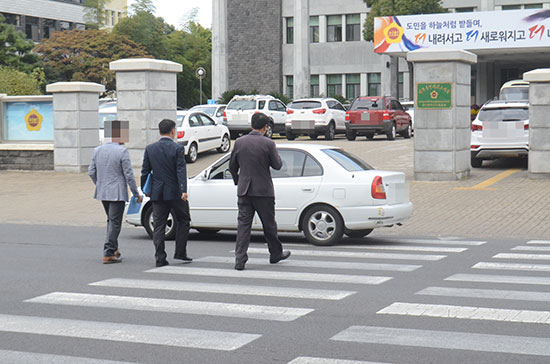
#> input picture 2026-10-13/images/1974230_110132_2918.jpg, 550 x 364 px; its folder holds only this picture in this run
$ python yolov8_anno.py
#> lines starting #> are read from the running program, lines starting #| are printed output that depends on the picture; after the words box and inside, x2 and y2 are one past the last pixel; in counts of white or black regions, pixels touching at a corner belong together
import cv2
import numpy as np
from pathlib import Path


# ============================================================
# 설정
# ============================================================

IMAGE_DIR = Path("images")
LABEL_DIR = Path("labels")

CLASSES = [
    "helmet",
    "no_helmet",
]

IMAGE_EXTENSIONS = {".jpg", ".jpeg", ".png", ".bmp"}

# UI 크기
VIEW_WIDTH = 760
VIEW_HEIGHT = 600
PANEL_WIDTH = 300

WINDOW_WIDTH = VIEW_WIDTH + PANEL_WIDTH
WINDOW_HEIGHT = VIEW_HEIGHT


# 클래스별 Bounding Box 색상
CLASS_COLORS = [
    (0, 255, 0),      # helmet
    (0, 100, 255),    # no_helmet
]


# ============================================================
# 데이터 준비
# ============================================================

LABEL_DIR.mkdir(parents=True, exist_ok=True)

if not IMAGE_DIR.exists():
    raise FileNotFoundError(
        f"images 폴더가 없습니다.\n"
        f"현재 찾는 위치: {IMAGE_DIR.resolve()}"
    )

images = sorted(
    p for p in IMAGE_DIR.iterdir()
    if p.suffix.lower() in IMAGE_EXTENSIONS
)

if not images:
    raise FileNotFoundError(
        f"{IMAGE_DIR.resolve()} 안에 이미지가 없습니다."
    )


# ============================================================
# 상태값
# ============================================================

current_index = 0
current_class = 0

image = None

boxes = []

drawing = False

start_x = 0
start_y = 0

mouse_x = 0
mouse_y = 0

display_scale = 1.0
display_width = 0
display_height = 0

offset_x = 0
offset_y = 0

buttons = []


# ============================================================
# 라벨 불러오기
# ============================================================

def load_labels(image_path, image_width, image_height):

    label_path = LABEL_DIR / f"{image_path.stem}.txt"

    loaded_boxes = []

    if not label_path.exists():
        return loaded_boxes

    with open(label_path, "r", encoding="utf-8") as f:

        for line in f:

            parts = line.strip().split()

            if len(parts) != 5:
                continue

            class_id = int(parts[0])

            x_center = float(parts[1])
            y_center = float(parts[2])

            box_width = float(parts[3])
            box_height = float(parts[4])

            x1 = int(
                (x_center - box_width / 2)
                * image_width
            )

            y1 = int(
                (y_center - box_height / 2)
                * image_height
            )

            x2 = int(
                (x_center + box_width / 2)
                * image_width
            )

            y2 = int(
                (y_center + box_height / 2)
                * image_height
            )

            loaded_boxes.append(
                (
                    class_id,
                    x1,
                    y1,
                    x2,
                    y2
                )
            )

    return loaded_boxes


# ============================================================
# YOLO 라벨 저장
# ============================================================

def save_labels():

    if image is None:
        return

    image_height, image_width = image.shape[:2]

    image_path = images[current_index]

    label_path = (
        LABEL_DIR
        / f"{image_path.stem}.txt"
    )

    with open(
        label_path,
        "w",
        encoding="utf-8"
    ) as f:

        for (
            class_id,
            x1,
            y1,
            x2,
            y2
        ) in boxes:

            x_center = (
                (x1 + x2) / 2
            ) / image_width

            y_center = (
                (y1 + y2) / 2
            ) / image_height

            box_width = (
                abs(x2 - x1)
            ) / image_width

            box_height = (
                abs(y2 - y1)
            ) / image_height

            f.write(
                f"{class_id} "
                f"{x_center:.6f} "
                f"{y_center:.6f} "
                f"{box_width:.6f} "
                f"{box_height:.6f}\n"
            )

    print("Saved:", label_path)


# ============================================================
# 이미지 불러오기
# ============================================================

def load_image():

    global image
    global boxes

    global display_scale
    global display_width
    global display_height

    global offset_x
    global offset_y

    image_path = images[current_index]

    image = cv2.imread(
        str(image_path)
    )
#> image is the input picture: shape (364, 550, 3); mean B, G, R 156.4, 156.7, 156.1

    if image is None:
        raise ValueError(
            f"이미지를 읽을 수 없습니다: "
            f"{image_path}"
        )

    height, width = image.shape[:2]
#> height = 364; width = 550

    # 이미지가 VIEW 영역 안에 들어오도록 축소
    display_scale = min(
        VIEW_WIDTH / width,
        VIEW_HEIGHT / height,
        1.0
    )
#> display_scale = 1

    display_width = int(
        width * display_scale
    )
#> display_width = 550

    display_height = int(
        height * display_scale
    )
#> display_height = 364

    # 가운데 정렬
    offset_x = (
        VIEW_WIDTH - display_width
    ) // 2
#> offset_x = 105

    offset_y = (
        VIEW_HEIGHT - display_height
    ) // 2
#> offset_y = 118

    boxes = load_labels(
        image_path,
        width,
        height
    )
#> boxes = []


# ============================================================
# 좌표 변환
# ============================================================

# [73 lines left out: functions original_to_screen, screen_to_original, mouse_inside_image, not called in this run]


# ============================================================
# 버튼
# ============================================================

def draw_button(
    canvas,
    text,
    x,
    y,
    width,
    height,
    action,
    selected=False,
    danger=False
):

    if selected:
        bg = (0, 170, 0)

    elif danger:
        bg = (70, 70, 180)

    else:
        bg = (70, 70, 70)

    cv2.rectangle(
        canvas,
        (x, y),
        (
            x + width,
            y + height
        ),
        bg,
        -1
    )

    cv2.rectangle(
        canvas,
        (x, y),
        (
            x + width,
            y + height
        ),
        (180, 180, 180),
        1
    )

    cv2.putText(
        canvas,
        text,
        (
            x + 12,
            y + int(height * 0.68)
        ),
        cv2.FONT_HERSHEY_SIMPLEX,
        0.55,
        (255, 255, 255),
        1,
        cv2.LINE_AA
    )

    buttons.append(
        {
            "rect": (
                x,
                y,
                x + width,
                y + height
            ),
            "action": action
        }
    )


# ============================================================
# 화면 그리기
# ============================================================

def redraw():

    global buttons

    buttons = []

    # 전체 프로그램 배경
    canvas = np.full(
        (
            WINDOW_HEIGHT,
            WINDOW_WIDTH,
            3
        ),
        30,
        dtype=np.uint8
    )

    # --------------------------------------------------------
    # 이미지 표시
    # --------------------------------------------------------

    resized = cv2.resize(
        image,
        (
            display_width,
            display_height
        )
    )

    canvas[
        offset_y:
        offset_y + display_height,

        offset_x:
        offset_x + display_width
    ] = resized
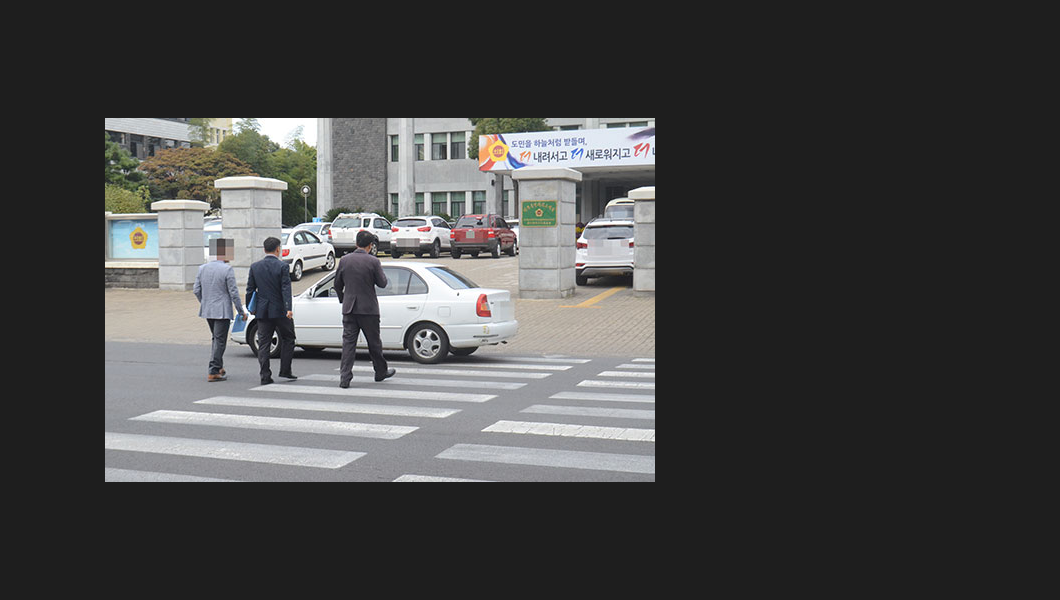
#> canvas: shape (600, 1060, 3); mean B, G, R 69.8, 69.9, 69.7


    # --------------------------------------------------------
    # 저장된 Bounding Box
    # --------------------------------------------------------

    for (
        class_id,
        x1,
        y1,
        x2,
        y2
    ) in boxes:

        sx1, sy1 = original_to_screen(
            x1,
            y1
        )

        sx2, sy2 = original_to_screen(
            x2,
            y2
        )

        color = CLASS_COLORS[
            class_id % len(CLASS_COLORS)
        ]

        cv2.rectangle(
            canvas,
            (sx1, sy1),
            (sx2, sy2),
            color,
            2
        )

        label = CLASSES[class_id]

        # 라벨 배경
        text_size, _ = cv2.getTextSize(
            label,
            cv2.FONT_HERSHEY_SIMPLEX,
            0.55,
            2
        )

        label_y = max(
            sy1,
            22
        )

        cv2.rectangle(
            canvas,
            (
                sx1,
                label_y - 22
            ),
            (
                sx1 + text_size[0] + 8,
                label_y
            ),
            color,
            -1
        )

        cv2.putText(
            canvas,
            label,
            (
                sx1 + 4,
                label_y - 5
            ),
            cv2.FONT_HERSHEY_SIMPLEX,
            0.55,
            (0, 0, 0),
            2,
            cv2.LINE_AA
        )


    # --------------------------------------------------------
    # 현재 그리는 박스
    # --------------------------------------------------------

    if drawing:

        sx1, sy1 = original_to_screen(
            start_x,
            start_y
        )

        sx2, sy2 = original_to_screen(
            mouse_x,
            mouse_y
        )

        cv2.rectangle(
            canvas,
            (sx1, sy1),
            (sx2, sy2),
            (0, 255, 255),
            2
        )


    # ========================================================
    # 오른쪽 패널
    # ========================================================

    panel_x = VIEW_WIDTH

    cv2.rectangle(
        canvas,
        (
            panel_x,
            0
        ),
        (
            WINDOW_WIDTH,
            WINDOW_HEIGHT
        ),
        (45, 45, 45),
        -1
    )


    # --------------------------------------------------------
    # 제목
    # --------------------------------------------------------

    cv2.putText(
        canvas,
        "YOLO Annotation Tool",
        (
            panel_x + 18,
            35
        ),
        cv2.FONT_HERSHEY_SIMPLEX,
        0.7,
        (255, 255, 255),
        2,
        cv2.LINE_AA
    )


    # 현재 이미지
    cv2.putText(
        canvas,
        f"Image {current_index + 1} / {len(images)}",
        (
            panel_x + 18,
            67
        ),
        cv2.FONT_HERSHEY_SIMPLEX,
        0.5,
        (220, 220, 220),
        1,
        cv2.LINE_AA
    )


    file_name = images[current_index].name

    if len(file_name) > 31:
        file_name = (
            file_name[:28] + "..."
        )

    cv2.putText(
        canvas,
        file_name,
        (
            panel_x + 18,
            91
        ),
        cv2.FONT_HERSHEY_SIMPLEX,
        0.4,
        (180, 180, 180),
        1,
        cv2.LINE_AA
    )


    # --------------------------------------------------------
    # 클래스 선택
    # --------------------------------------------------------

    cv2.putText(
        canvas,
        "1. Select class",
        (
            panel_x + 18,
            125
        ),
        cv2.FONT_HERSHEY_SIMPLEX,
        0.55,
        (255, 255, 255),
        1,
        cv2.LINE_AA
    )
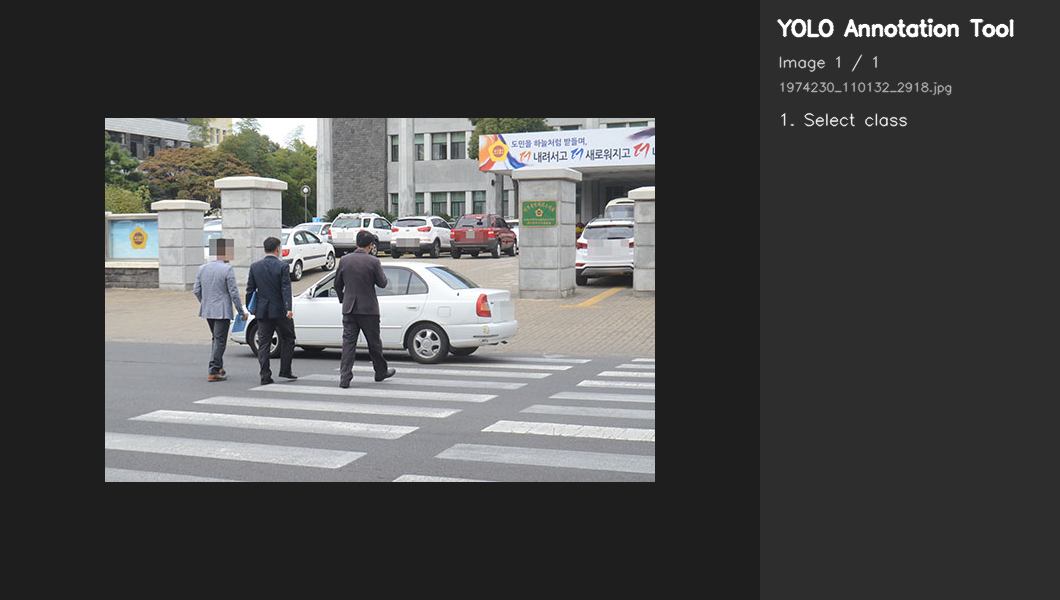
#> canvas: shape (600, 1060, 3); mean B, G, R 74.9, 75, 74.8

    y = 140

    for class_id, class_name in enumerate(
        CLASSES
    ):

        draw_button(
            canvas,
            f"{class_id}: {class_name}",
            panel_x + 18,
            y,
            264,
            38,
            (
                "class",
                class_id
            ),
            selected=(
                current_class
                == class_id
            )
        )

        y += 45
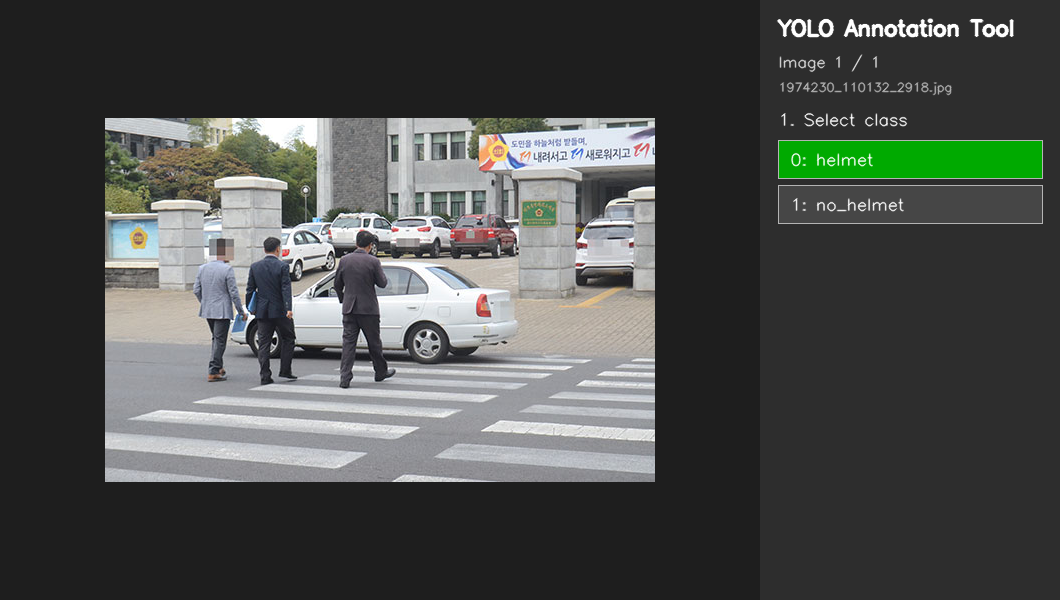
#> canvas: shape (600, 1060, 3); 3.25% of pixels changed, all inside (x1, y1, x2, y2) = (778, 140, 1043, 224)
#> after the loop, y = 230


    # --------------------------------------------------------
    # 사용 안내
    # --------------------------------------------------------

    y += 12
#> y = 242

    cv2.putText(
        canvas,
        "2. Draw bounding box",
        (
            panel_x + 18,
            y
        ),
        cv2.FONT_HERSHEY_SIMPLEX,
        0.55,
        (255, 255, 255),
        1,
        cv2.LINE_AA
    )

    y += 25
#> y = 267

    cv2.putText(
        canvas,
        "Left mouse drag on image",
        (
            panel_x + 18,
            y
        ),
        cv2.FONT_HERSHEY_SIMPLEX,
        0.45,
        (190, 190, 190),
        1,
        cv2.LINE_AA
    )


    # --------------------------------------------------------
    # 조작 버튼
    # --------------------------------------------------------

    y += 35
#> y = 302

    draw_button(
        canvas,
        "Save",
        panel_x + 18,
        y,
        125,
        42,
        "save"
    )
#> in draw_button (call 3), `cv2.rectangle( canvas, (x, y), ( x + width, y + height ), bg, -1 )`: canvas: shape (600, 1060, 3); mean B, G, R 75.5, 78.1, 75.4
#> in draw_button (call 3), `cv2.putText( canvas, text, ( x + 12, y + int(height * 0.68) ), cv2.FON..`: canvas: shape (600, 1060, 3); mean B, G, R 75.6, 78.2, 75.5

    draw_button(
        canvas,
        "Undo",
        panel_x + 157,
        y,
        125,
        42,
        "undo"
    )
#> in draw_button (call 4), `cv2.rectangle( canvas, (x, y), ( x + width, y + height ), bg, -1 )`: canvas: shape (600, 1060, 3); mean B, G, R 75.8, 78.5, 75.7
#> in draw_button (call 4), `cv2.putText( canvas, text, ( x + 12, y + int(height * 0.68) ), cv2.FON..`: canvas: shape (600, 1060, 3); mean B, G, R 75.9, 78.6, 75.8


    y += 52
#> y = 354

    draw_button(
        canvas,
        "Previous",
        panel_x + 18,
        y,
        125,
        42,
        "previous"
    )
#> in draw_button (call 5), `cv2.rectangle( canvas, (x, y), ( x + width, y + height ), bg, -1 )`: canvas: shape (600, 1060, 3); mean B, G, R 76.1, 78.8, 76.1

    draw_button(
        canvas,
        "Next",
        panel_x + 157,
        y,
        125,
        42,
        "next"
    )
#> in draw_button (call 6), `cv2.rectangle( canvas, (x, y), ( x + width, y + height ), bg, -1 )`: canvas: shape (600, 1060, 3); mean B, G, R 76.5, 79.1, 76.4
#> in draw_button (call 6), `cv2.putText( canvas, text, ( x + 12, y + int(height * 0.68) ), cv2.FON..`: canvas: shape (600, 1060, 3); mean B, G, R 76.6, 79.2, 76.5


    y += 52
#> y = 406

    draw_button(
        canvas,
        "Clear All",
        panel_x + 18,
        y,
        264,
        42,
        "clear"
    )
#> in draw_button (call 7), `cv2.rectangle( canvas, (x, y), ( x + width, y + height ), bg, -1 )`: canvas: shape (600, 1060, 3); mean B, G, R 77, 79.6, 76.9


    y += 52
#> y = 458

    draw_button(
        canvas,
        "Save && Exit",
        panel_x + 18,
        y,
        264,
        42,
        "exit",
        danger=True
    )


    # --------------------------------------------------------
    # 상태 표시
    # --------------------------------------------------------

    y += 58
#> y = 516

    cv2.putText(
        canvas,
        f"Boxes: {len(boxes)}",
        (
            panel_x + 18,
            y
        ),
        cv2.FONT_HERSHEY_SIMPLEX,
        0.5,
        (220, 220, 220),
        1,
        cv2.LINE_AA
    )

    y += 25
#> y = 541

    cv2.putText(
        canvas,
        f"Selected: {CLASSES[current_class]}",
        (
            panel_x + 18,
            y
        ),
        cv2.FONT_HERSHEY_SIMPLEX,
        0.5,
        CLASS_COLORS[
            current_class
            % len(CLASS_COLORS)
        ],
        2,
        cv2.LINE_AA
    )
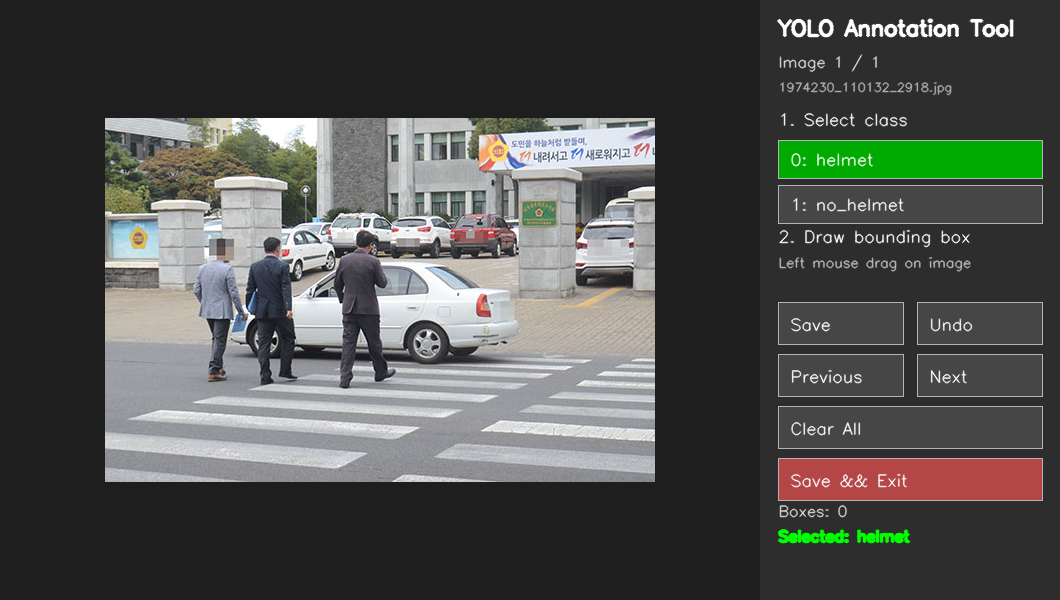
#> canvas: shape (600, 1060, 3); mean B, G, R 77.8, 80.9, 79.5


    cv2.imshow(
        "YOLO Annotation",
        canvas
    )


# ============================================================
# 버튼 실행
# ============================================================

# [239 lines left out: functions handle_action, mouse_callback, not called in this run]


# ============================================================
# 실행
# ============================================================

load_image()

cv2.namedWindow(
    "YOLO Annotation",
    cv2.WINDOW_AUTOSIZE
)

cv2.setMouseCallback(
    "YOLO Annotation",
    mouse_callback
)

redraw()


while True:

    key = cv2.waitKey(20) & 0xFF
#> (key Esc is pressed here)

    # ESC 비상 종료
    if key == 27:

        save_labels()

        break


cv2.destroyAllWindows()
